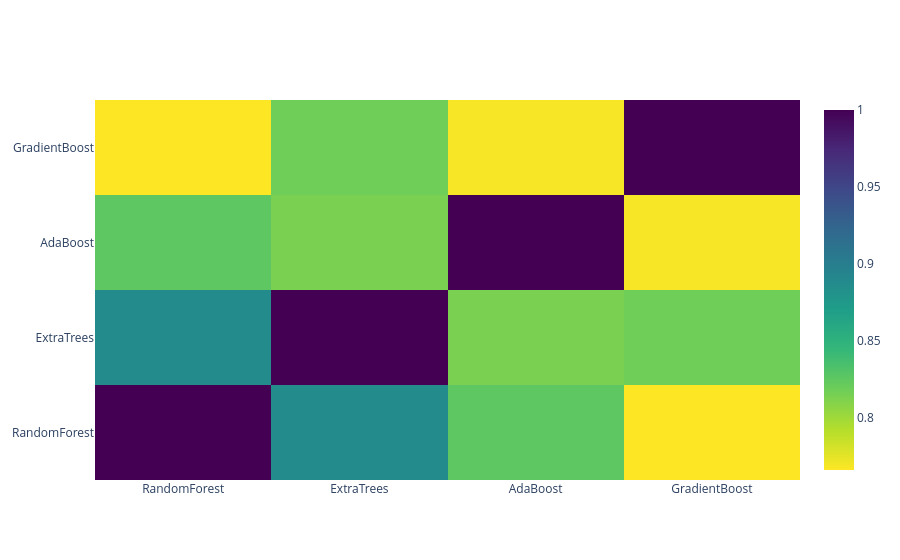

The code cell stored with this chart in its notebook:
### Code cell
import plotly.graph_objects as go
import plotly.offline as py

# If running in a Jupyter notebook
py.init_notebook_mode(connected=True)

# Then your heatmap code
data = [
    go.Heatmap(
        z=base_predictions_train.astype(float).corr().values,
        x=base_predictions_train.columns.values,
        y=base_predictions_train.columns.values,
        colorscale='Viridis',
        showscale=True,
        reversescale=True
    )
]

py.iplot(data, filename='labelled-heatmap')

### Figure 1 — Plotly figure (JSON) as saved in the notebook; plotly's stock layout.template omitted (floating-point values rounded to 4 significant figures)
{"data": [{"colorscale": [[0, "#440154"], [0.1111, "#482878"], [0.2222, "#3e4989"], [0.3333, "#31688e"], [0.4444, "#26828e"], [0.5556, "#1f9e89"], [0.6667, "#35b779"], [0.7778, "#6ece58"], [0.8889, "#b5de2b"], [1, "#fde725"]], "reversescale": true, "showscale": true, "type": "heatmap", "x": ["RandomForest", "ExtraTrees", "AdaBoost", "GradientBoost"], "y": ["RandomForest", "ExtraTrees", "AdaBoost", "GradientBoost"], "z": [[1.0, 0.8874, 0.8255, 0.7661], [0.8874, 1.0, 0.8139, 0.8179], [0.8255, 0.8139, 1.0, 0.7688], [0.7661, 0.8179, 0.7688, 1.0]]}], "layout": {}}
